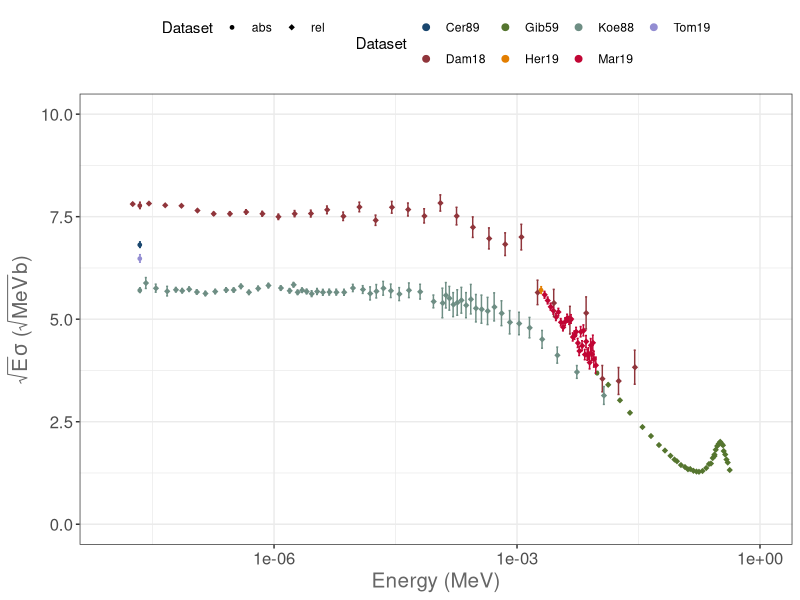

Write the R code that produced this figure.
# Read Dpg
require(ggplot2);require(ggthemes);require(dplyr);require(magrittr)

# Data of interest

## DATA SET 1: damone 2018;
##             includes 7Li ground and first excited state
obsx1    <- c( 1.7909E-08, 2.8383E-08, 4.4985E-08, 7.1296E-08, 1.1300E-07,
               1.7909E-07, 2.8383E-07, 4.4985E-07, 7.1296E-07, 1.1300E-06,
               1.7909E-06, 2.8383E-06, 4.4985E-06, 7.1296E-06, 1.1300E-05,
               1.7909E-05, 2.8383E-05, 4.4985E-05, 7.1296E-05, 1.1300E-04,
               1.7909E-04, 2.8383E-04, 4.4985E-04, 7.1296E-04, 1.1300E-03,
               1.7909E-03, 2.8383E-03, 4.4985E-03, 7.1296E-03, 1.1300E-02,
               1.7909E-02, 2.8383E-02 )
obsy1    <- c( 7.8092E+00, 7.8195E+00, 7.7802E+00, 7.7661E+00, 7.6519E+00,
               7.5714E+00, 7.5733E+00, 7.6167E+00, 7.5710E+00, 7.4976E+00,
               7.5745E+00, 7.5757E+00, 7.6668E+00, 7.5095E+00, 7.7362E+00,
               7.4136E+00, 7.7286E+00, 7.6756E+00, 7.5196E+00, 7.8341E+00,
               7.5144E+00, 7.2445E+00, 6.9702E+00, 6.8301E+00, 7.0019E+00,
               5.6533E+00, 5.3962E+00, 4.9763E+00, 5.1530E+00, 3.5495E+00,
               3.4931E+00, 3.8298E+00 )
errobsy1 <- c( 2.7114E-02, 1.6001E-02, 1.5102E-02, 1.7252E-02, 2.4333E-02,
               3.6717E-02, 4.5931E-02, 5.2407E-02, 5.9494E-02, 6.6445E-02,
               7.4939E-02, 8.3775E-02, 9.3976E-02, 1.0263E-01, 1.1767E-01,
               1.2603E-01, 1.4380E-01, 1.5864E-01, 1.7379E-01, 1.9866E-01,
               2.1469E-01, 2.5093E-01, 2.5641E-01, 2.7691E-01, 3.1250E-01,
               2.9929E-01, 3.3142E-01, 3.3659E-01, 3.9149E-01, 3.2201E-01,
               3.2915E-01, 4.1614E-01 )

Dam18 <- data.frame(obsx1,obsy1,errobsy1) %>%
  set_colnames(c("E","S","Stat")) %>%
  mutate(.,dat="Dam18") %>%
  mutate(.,type="rel")


## DATA SET 2: gibbons & macklin 1959; data with Eplab>2371 keV excluded;
##             also excluded data below Encm=0.01 MeV; use relativistic
##             results;
##             includes only 7Li ground state
obsx2    <- c( 1.331079E-02, 1.855621E-02, 2.467585E-02,
               3.516666E-02, 4.478322E-02, 5.614824E-02, 6.663900E-02,
               7.800398E-02, 8.762049E-02, 9.374008E-02, 1.051050E-01,
               1.173442E-01, 1.278348E-01, 1.365771E-01, 1.496904E-01,
               1.636779E-01, 1.750427E-01, 1.942755E-01, 2.152566E-01,
               2.327408E-01, 2.467282E-01, 2.598413E-01, 2.720802E-01,
               2.729544E-01, 2.825707E-01, 2.948095E-01, 3.079225E-01,
               3.201614E-01, 3.324001E-01, 3.463873E-01, 3.551293E-01,
               3.708648E-01, 3.831035E-01, 3.970906E-01, 4.206937E-01 )
obsy2    <- c( 3.403512E+00, 3.025938E+00, 2.718642E+00,
               2.372191E+00, 2.154046E+00, 1.929502E+00, 1.795300E+00,
               1.670390E+00, 1.579014E+00, 1.537671E+00, 1.445473E+00,
               1.393007E+00, 1.342572E+00, 1.348650E+00, 1.302343E+00,
               1.286430E+00, 1.282212E+00, 1.300835E+00, 1.370100E+00,
               1.470022E+00, 1.480242E+00, 1.616691E+00, 1.663510E+00,
               1.698281E+00, 1.815184E+00, 1.906191E+00, 1.965685E+00,
               2.009236E+00, 1.967049E+00, 1.927036E+00, 1.787446E+00,
               1.703345E+00, 1.581327E+00, 1.505659E+00, 1.320614E+00 )
errobsy2 <- c( 3.403512E-02, 3.025938E-02, 2.718642E-02,
               2.372191E-02, 2.154046E-02, 1.929502E-02, 1.795300E-02,
               1.670390E-02, 1.579014E-02, 1.537671E-02, 1.445473E-02,
               1.393007E-02, 1.342572E-02, 1.348650E-02, 1.302343E-02,
               1.286430E-02, 1.282212E-02, 1.300835E-02, 1.370100E-02,
               1.470022E-02, 1.480242E-02, 1.616691E-02, 1.663510E-02,
               1.698281E-02, 1.815184E-02, 1.906191E-02, 1.965685E-02,
               2.009236E-02, 1.967049E-02, 1.927036E-02, 1.787446E-02,
               1.703345E-02, 1.581327E-02, 1.505659E-02, 1.320614E-02 )


Gib59 <- data.frame(obsx2,obsy2,errobsy2) %>%
  set_colnames(c("E","S","Stat")) %>%
  mutate(.,dat="Gib59")  %>%
  mutate(.,type="rel")



## DATA SET 3: martin-hernandez 2018; absolute pn cross directly obtained
##             from author; converted to np using relativistic kinematics;
##             data below Encm=0.002 MeV are excluded because uncertainty
##             in 7Be mass impacts results;
##             includes only 7Li ground state
obsx3    <- c( 2.183971E-03, 2.385885E-03, 2.592686E-03,
               2.804365E-03, 3.020310E-03, 3.240364E-03, 3.463872E-03,
               3.690902E-03, 3.921238E-03, 4.154371E-03, 4.390563E-03,
               4.628933E-03, 4.869689E-03, 5.112692E-03, 5.357338E-03,
               5.603375E-03, 5.851169E-03, 6.100352E-03, 6.350480E-03,
               6.601578E-03, 6.853464E-03, 7.105873E-03, 7.359096E-03,
               7.612747E-03, 7.866494E-03, 8.120285E-03, 8.374636E-03,
               8.629143E-03, 8.882742E-03, 9.389572E-03  )
obsy3    <- c( 5.595375E+00, 5.456809E+00, 5.305795E+00,
               5.207356E+00, 5.052560E+00, 5.175160E+00, 4.925496E+00,
               4.805613E+00, 4.939230E+00, 5.024024E+00, 4.971533E+00,
               5.005326E+00, 4.567042E+00, 4.611864E+00, 4.691854E+00,
               4.420279E+00, 4.222387E+00, 4.694943E+00, 4.354219E+00,
               4.726389E+00, 4.137051E+00, 4.456333E+00, 4.135836E+00,
               4.159703E+00, 3.942435E+00, 4.362248E+00, 4.143442E+00,
               4.424349E+00, 4.026532E+00, 3.879684E+00  )
errobsy3 <- c( 8.382935E-02, 8.384005E-02, 8.433243E-02,
               8.552457E-02, 8.472940E-02, 9.031378E-02, 9.017204E-02,
               9.020569E-02, 9.367794E-02, 9.723094E-02, 9.851541E-02,
               1.041874E-01, 9.891482E-02, 1.026130E-01, 1.093601E-01,
               1.108938E-01, 1.076231E-01, 1.255085E-01, 1.199439E-01,
               1.345929E-01, 1.259839E-01, 1.447373E-01, 1.365988E-01,
               1.435971E-01, 1.551009E-01, 1.652441E-01, 1.539148E-01,
               1.872132E-01, 1.951334E-01, 1.964327E-01  )



Mar19 <- data.frame(obsx3,obsy3,errobsy3) %>%
  set_colnames(c("E","S","Stat")) %>%
  mutate(.,dat="Mar19")  %>%
  mutate(.,type="rel")


## DATA SET 4: koehler 1988; for energies below 8e-5 MeV [constant reduced
##             cross section] data have been rebinned by adding 5 data points
##             and calculating weighted mean;
##             includes 7Li ground and first excited state

obsx4    <- c( 2.608865E-08, 3.456921E-08, 4.784085E-08, 6.119992E-08,
               7.321259E-08, 8.924697E-08, 1.108593E-07, 1.416341E-07,
               1.872718E-07, 2.552911E-07, 3.168407E-07, 3.888818E-07,
               4.887251E-07, 6.331569E-07, 8.503292E-07, 1.206513E-06,
               1.550981E-06, 1.734581E-06, 1.949655E-06, 2.208443E-06,
               2.521437E-06, 2.907871E-06, 3.390476E-06, 4.002475E-06,
               4.794577E-06, 5.854210E-06, 7.303774E-06, 9.377577E-06,
               1.243233E-05, 1.533495E-05, 1.829003E-05, 2.224180E-05,
               2.757494E-05, 3.509378E-05, 4.619720E-05, 6.356049E-05,
               9.279657E-05, 1.197770E-04, 1.320170E-04, 1.460055E-04,
               1.626169E-04, 1.827255E-04, 2.054569E-04, 2.343083E-04,
               2.684054E-04, 3.103710E-04, 3.637024E-04, 4.327709E-04,
               5.219479E-04, 6.425992E-04, 8.104618E-04, 1.057884E-03,
               1.425084E-03, 2.037083E-03, 3.138682E-03, 5.473022E-03,
               1.180284E-02 )
obsy4    <- c( 5.882701E+00, 5.757024E+00, 5.684058E+00, 5.719731E+00,
               5.695627E+00, 5.733079E+00, 5.664370E+00, 5.627097E+00,
               5.674665E+00, 5.712598E+00, 5.710666E+00, 5.800993E+00,
               5.654563E+00, 5.751555E+00, 5.819887E+00, 5.759546E+00,
               5.691495E+00, 5.839202E+00, 5.656230E+00, 5.707883E+00,
               5.675726E+00, 5.622623E+00, 5.676084E+00, 5.655390E+00,
               5.661571E+00, 5.659802E+00, 5.656776E+00, 5.761900E+00,
               5.723593E+00, 5.629112E+00, 5.681136E+00, 5.753711E+00,
               5.692271E+00, 5.612388E+00, 5.706071E+00, 5.671267E+00,
               5.432789E+00, 5.395524E+00, 5.584074E+00, 5.509973E+00,
               5.355897E+00, 5.407040E+00, 5.461165E+00, 5.342189E+00,
               5.488332E+00, 5.267588E+00, 5.244520E+00, 5.200786E+00,
               5.300314E+00, 5.145957E+00, 4.925070E+00, 4.895033E+00,
               4.794286E+00, 4.508892E+00, 4.123362E+00, 3.713790E+00,
               3.139722E+00 )
errobsy4 <- c( 1.330698E-01, 9.837351E-02, 1.169144E-01, 5.394071E-02,
               5.390683E-02, 5.417379E-02, 5.350609E-02, 5.307900E-02,
               5.327827E-02, 5.409253E-02, 5.380607E-02, 5.454583E-02,
               5.303551E-02, 5.467026E-02, 5.500018E-02, 5.470012E-02,
               5.386171E-02, 5.568360E-02, 5.435516E-02, 5.477597E-02,
               5.647405E-02, 7.140915E-02, 7.332296E-02, 7.231835E-02,
               7.209151E-02, 7.128335E-02, 7.257372E-02, 8.851526E-02,
               9.468445E-02, 1.589130E-01, 1.632504E-01, 1.682113E-01,
               1.643368E-01, 1.583425E-01, 1.784229E-01, 1.801364E-01,
               1.570300E-01, 3.611608E-01, 3.102263E-01, 2.899986E-01,
               2.932991E-01, 3.109048E-01, 3.153429E-01, 3.061426E-01,
               3.604278E-01, 3.347297E-01, 3.432777E-01, 3.328503E-01,
               3.426927E-01, 3.041945E-01, 2.846861E-01, 2.732111E-01,
               2.491519E-01, 2.166435E-01, 1.960838E-01, 1.553577E-01,
               2.172818E-01 )

Koe88 <- data.frame(obsx4,obsy4,errobsy4) %>%
  set_colnames(c("E","S","Stat")) %>%
  mutate(.,dat="Koe88")  %>%
  mutate(.,type="rel")



### ABSOLUTE NORMALIZATIONS:

## DATA SET 10: koehler 1988; thermal cross section
obsx10    <- c( 2.21e-8 )
obsy10    <- c( 5.708 )
errobsy10 <- c( 0.057 )


Koe88b <- data.frame(obsx10 ,obsy10 ,errobsy10 ) %>%
  set_colnames(c("E","S","Stat")) %>%
  mutate(.,dat="Koe88")  %>%
  mutate(.,type="abs")

## DATA SET 11: damone 2018; thermal cross section
obsx11    <- c( 2.21e-8 )
obsy11    <- c( 7.775 )
errobsy11 <- c( 0.078 )


Dam18b <- data.frame(obsx11 ,obsy11,errobsy11) %>%
  set_colnames(c("E","S","Stat")) %>%
  mutate(.,dat="Dam18") %>%
  mutate(.,type="abs")



## DATA SET 12: gibbons 1959; lowest-energy data point
obsx12    <- c( 9.813847E-03 )
obsy12    <- c( 3.688387E+00 )
errobsy12 <- c( 3.688387E-02 )


Gib59b <- data.frame(obsx12,obsy12,errobsy12) %>%
  set_colnames(c("E","S","Stat")) %>%
  mutate(.,dat="Gib59")  %>%
  mutate(.,type="abs")



## DATA SET 13: hernandez 2019; lowest-energy data point
obsx13    <- c( 1.987364E-03 )
obsy13    <- c( 5.710998E+00 )
errobsy13 <- c( 8.205219E-02 )

Her19 <- data.frame(obsx13,obsy13,errobsy13) %>%
  set_colnames(c("E","S","Stat")) %>%
  mutate(.,dat="Her19")  %>%
  mutate(.,type="abs")



## DATA SET 14: cervena 1989; thermal cross section
obsx14    <- c( 2.21e-8 )
obsy14    <- c( 6.818 )
errobsy14 <- c( 0.068 )

Cer89 <- data.frame(obsx14,obsy14,errobsy14) %>%
  set_colnames(c("E","S","Stat")) %>%
  mutate(.,dat="Cer89")  %>%
  mutate(.,type="abs")


## DATA SET 15: tomandl 2019; thermal cross section
obsx15    <- c( 2.21e-8 )
obsy15    <- c( 6.482 )
errobsy15 <- c( 0.091 )

Tom19 <- data.frame(obsx15,obsy15,errobsy15) %>%
  set_colnames(c("E","S","Stat")) %>%
  mutate(.,dat="Tom19")  %>%
  mutate(.,type="abs")






Be7np <- rbind(Dam18,Gib59,Mar19,Koe88,Koe88b,Dam18b,Gib59b,Her19,Cer89,Tom19)

save(Be7np, file = "Be7np.RData")


#pdf("plot/3Hedp_data.pdf",height = 7,width = 8)
ggplot(Be7np,aes(x=E,y=S,group=dat,shape=type,color=dat))+
  geom_point(size=2)+
  geom_errorbar(show.legend = FALSE,aes(x=E,y=S,ymin=S-Stat,ymax=S+Stat),width=0.025)+
  scale_shape_stata(name="Dataset")+
  scale_color_stata(name="Dataset")+
  scale_x_log10() +
  #scale_y_log10() +
  theme_bw() + ylab(expression(paste(sqrt(E), sigma, " (", sqrt(MeV), "b)"))) + 
  xlab("Energy (MeV)") + 
  theme(legend.position = "top",
        legend.background = element_rect(colour = "white", fill = "white"),
        plot.background = element_rect(colour = "white", fill = "white"),
        panel.background = element_rect(colour = "white", fill = "white"),
        legend.key = element_rect(colour = "white", fill = "white"),
        axis.title = element_text(color="#666666", size=15),
        axis.text  = element_text(size=12),
        strip.text = element_text(size=10),
        strip.background = element_rect("gray85")) +
  coord_cartesian(xlim=c(1e-8,1),ylim=c(0,10))
#dev.off()

